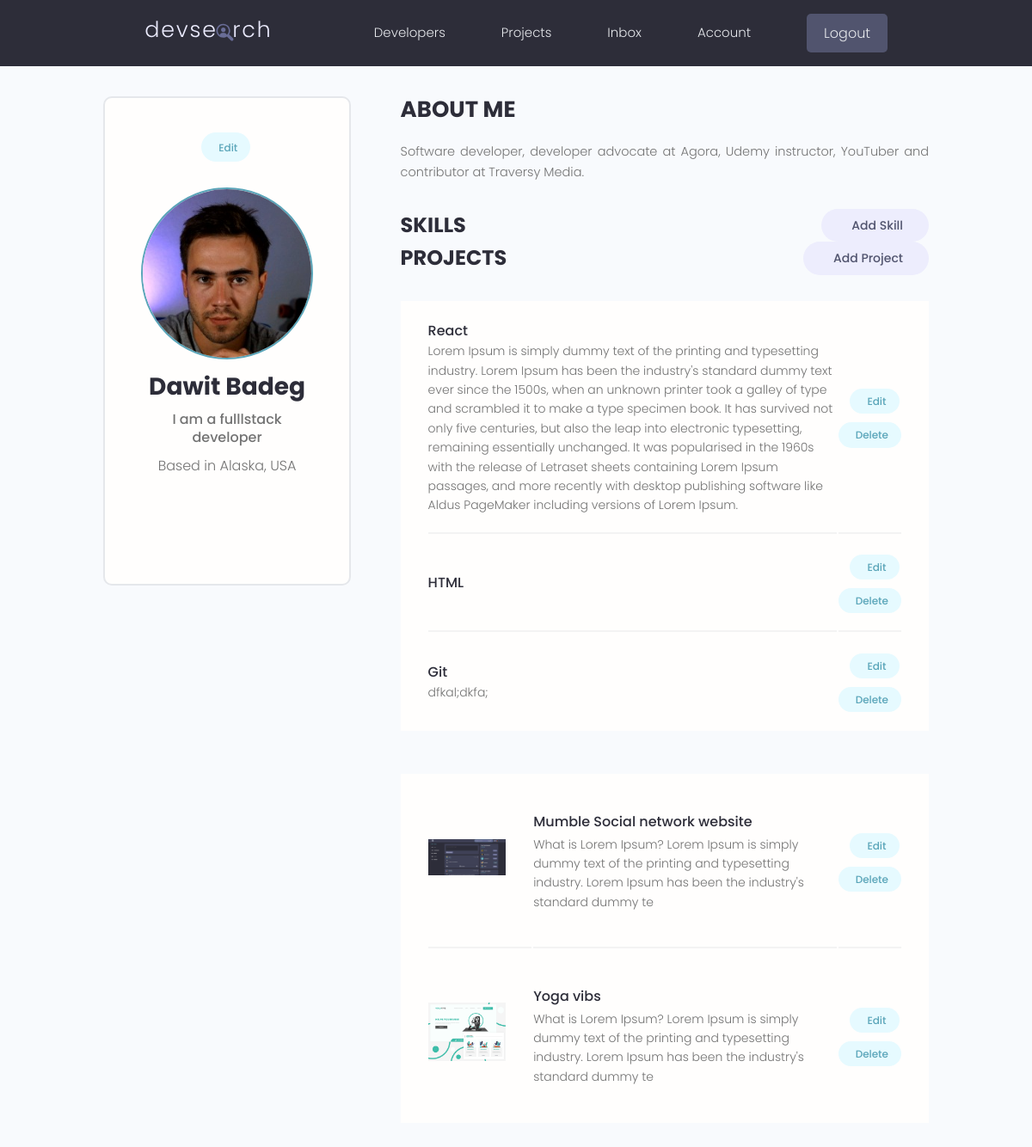
The app's page /account/ (signed in) with its own data.
### users/models.py (models this page shows, shortened)
class Profile(models.Model):
    user = models.OneToOneField(User, on_delete=models.CASCADE, null=True, blank=True)
    name = models.CharField(max_length=200, blank=True, null=True)
    email = models.EmailField(max_length=500, blank=True, null=True)
    username = models.CharField(max_length=200, blank=True, null=True)
    location = models.CharField(max_length=200, blank=True, null=True)
    short_intro = models.CharField(max_length=200, blank=True, null=True)
    bio = models.TextField(blank=True, null=True)
    profile_image = models.ImageField(null=True, blank=True, upload_to='profiles/', default="profiles/user-default.png")
    social_github = models.CharField(max_length=200, blank=True, null=True)
    social_twitter = models.CharField(max_length=200, blank=True, null=True)
    social_linkedin = models.CharField(max_length=200, blank=True, null=True)
    social_youtube = models.CharField(max_length=200, blank=True, null=True)
    social_website = models.CharField(max_length=200, blank=True, null=True)
    created = models.DateTimeField(auto_now_add=True)
    id = models.UUIDField(default=uuid.uuid4, unique=True,
                          primary_key=True, editable=False)

class Skill(models.Model):
    owner = models.ForeignKey(Profile, on_delete=models.CASCADE, null=True, blank=True)
    name = models.CharField(max_length=200, blank=True, null=True)
    description = models.TextField(null=True, blank=True)
    created = models.DateTimeField(auto_now_add=True)
    id = models.UUIDField(default=uuid.uuid4, unique=True,
                          primary_key=True, editable=False)

### projects/models.py (models this page shows, shortened)
class Project(models.Model):
    owner = models.ForeignKey(Profile, null=True, blank=True, on_delete=models.SET_NULL)
    title = models.CharField(max_length=200)
    description = models.TextField(null=True, blank=True)
    featured_image = models.ImageField(null=True, blank=True, default="default.jpg")
    demo_link = models.CharField(max_length=2000, null=True, blank=True)
    source_link = models.CharField(max_length=2000, null=True, blank=True)
    tags = models.ManyToManyField('Tag', blank=True)
    vote_total = models.IntegerField(default=0, null=True, blank=True)
    vote_ratio = models.IntegerField(default=0, null=True, blank=True)
    created = models.DateTimeField(auto_now_add=True)
    id = models.UUIDField(default=uuid.uuid4, unique=True,
                          primary_key=True, editable=False)

### users/views.py (the view)
# urls.py: path('account/', views.userAccount, name="account"),
@login_required(login_url='login')
def userAccount(request):
    profile = request.user.profile
    skills = profile.skill_set.all()
    projects = profile.project_set.all()
    context = {'profile':profile, 'skills':skills, 'projects':projects}
    return render(request, 'users/account.html', context)

### users/templates/users/account.html (shortened to what this page needs)
{% extends 'main.html' %}
{% block content %}
  <main class="settingsPage profile my-md">
    <div class="container">
      <div class="layout">
        <div class="column column--1of3">
          <div class="card text-center">
            <div class="card__body dev">
              <a class="tag tag--pill tag--main settings__btn" href="{% url 'edit-account' %}"> Edit</a>
              <img class="avatar avatar--xl dev__avatar" src="{{profile.profile_image.url}}" />
              <h2 class="dev__name">{{profile.name}}</h2>
              <p class="dev__title">{{profile.short_intro}}</p>
              <p class="dev__location">Based in {{profile.location}}</p>
              <ul class="dev__social">
              </ul>
            </div>
          </div>
        </div>
        <div class="column column--2of3">
          <div class="devInfo">
            <h3 class="devInfo__title">About Me</h3>
            <p class="devInfo__about">
              {{profile.bio}}
            </p>
          </div>
          <div class="settings">
            <h3 class="settings__title">Skills</h3>
            <a class="tag tag--pill tag--sub settings__btn tag--lg" href="#"> Add Skill</a>
          </div>
          <table class="settings__table">
            {% for skill in skills %}
            <tr>
              <td class="settings__tableInfo">
                <h4>{{skill.name}}</h4>
                <p>
                  {{skill.description}}
                </p>
              </td>
              <td class="settings__tableActions">
                <a class="tag tag--pill tag--main settings__btn" href="#"> Edit</a>
                <a class="tag tag--pill tag--main settings__btn" href="#">
                  Delete</a>
              </td>
            </tr>
            {% endfor %}
          <div class="settings">
            <h3 class="settings__title">Projects</h3>
            <a class="tag tag--pill tag--sub settings__btn tag--lg" href="#"> Add Project</a>
          </div>
          <table class="settings__table">
            {% for project in projects %}
            <tr>
              <td class="settings__thumbnail">
                <a href="{% url 'project' project.id %}"><img src="{{project.featured_image.url}}" alt="Project Thumbnail" /></a>
              </td>
              <td class="settings__tableInfo">
                <a href="{% url 'project' project.id %}">{{project.title}}</a>
                <p>
                  {{project.description|slice:"150"}}
                </p>
              </td>
              <td class="settings__tableActions">
                <a class="tag tag--pill tag--main settings__btn" href="#"> Edit</a>
                <a class="tag tag--pill tag--main settings__btn" href="#">
                  Delete</a>
              </td>
            </tr>
            {% endfor %}
          </table>
        </div>
      </div>
    </div>
  </main>
{% endblock content %}

### static/styles/app.css (style rules this page uses)
:root { --color-sub: #2d2d39; }
.card { border: 2px solid var(--color-light); }
img { width: 100%; }
.profile .card > .dev { padding: 4rem; }
.dev__avatar { display: block; margin: auto; }
.dev__name { color: var(--color-sub); font-size: 2.8rem; font-weight: 700; margin-top: 1rem; margin-bottom: 0.5rem; }
.dev__title { font-size: 1.6rem; font-weight: 500; line-height: 1.3; }
.dev__location { margin-top: 1rem; }
.dev__social { margin: 3rem 0; list-style: none; display: flex; justify-content: center; gap: 1.5rem; }
.devInfo { margin-bottom: 3rem; }
.devInfo__title, .devInfo__subtitle { font-size: 2.6rem; color: var(--color-sub); text-transform: uppercase; font-weight: 700; margin-bottom: 1.5rem; }
.devInfo__about, .devSkill__info { font-size: 1.45rem; line-height: 1.7; text-align: justify; }
.settingsPage .dev > .settings__btn { display: inline-block; margin-bottom: 3rem; }
.settings { display: flex; justify-content: space-between; align-items: center; }
.settings__title { font-size: 2.4rem; text-transform: uppercase; font-weight: 700; color: var(--color-sub); }
.settings__table { margin-top: 3rem; margin-bottom: 5rem; padding: 0 3rem; background: var(--color-white); }
.settings__table tr { width: 100%; }
.settings__table tr > td { padding: 2rem 0; }
.settings__table tr:not(:last-child) td { border-bottom: 2px solid var(--color-white-light); }
.settings__thumbnail { width: 23%; min-width: 10rem; }
.settings__thumbnail img { padding-right: 3rem; height: 15rem; object-fit: contain; }
.settings__tableInfo { width: 100%; }
.settings__tableInfo h4, .settings__tableInfo a { padding-right: 1rem; width: auto; font-size: 1.6rem; font-weight: 500; color: var(--color-sub); }
.settings__tableInfo p { font-size: 1.4rem; }
.settings__tableActions { text-align: right; }

### static/uikit/styles/modules/_variables.css (style rules this page uses)
:root { --color-main: #5aa5b9; --color-main-light: #e6faff; --color-sub: #3f4156; --color-sub-light: #51546e; --color-sub-lighter: #ededfd; --color-text: #737373; --color-gray: #8b8b8b; --color-light: #e5e7eb; --color-light-gray: #767676; --color-bg: #f8fafd; --color-white: #fffefd; --color-white-light: #f3f3f3; --color-success: #359e64; --color-success-bg: #def8e8; --color-error: #fc4b0b; --color-error-bg: #fff2ee; --font-base: 'Poppins', arial, helvetica, 'Segoe UI', roboto, ubuntu, sans-serif; --font-monospace: 'Fira Code', 'Courier New', courier, monospace; --font-regular: 300; --font-medium: 500; --font-bold: 700; --generic-shadow: 1px 1px 5px #00000010; --generic-transition: all 0.3s ease-in-out; }

### static/uikit/styles/modules/_base.css (style rules this page uses)
* { margin: 0; padding: 0; box-sizing: border-box; text-rendering: optimizeLegibility; color: inherit; font-size: inherit; }
html { font-size: 50%; }
@media only screen and (min-width: 480px) { html { font-size: 56.25%; } }
@media only screen and (min-width: 1200px) { html { font-size: 62.5%; } }
body { line-height: 1.6; font-weight: 400; font-size: 1.5rem; color: var(--color-text); background-color: var(--color-bg); min-height: 100vh; }

### static/uikit/styles/modules/_typography.css (style rules this page uses)
* { font-family: var(--font-base); }
h2 { font-size: 3.6rem; font-weight: var(--font-bold); }
h3 { font-size: 3.2rem; font-weight: var(--font-medium); }
h4 { font-size: 2.8rem; font-weight: var(--font-medium); }
p, span, strong { font-size: 1.6rem; color: var(--color-text); font-weight: var(--font-regular); }
a { padding-bottom: 2px; text-decoration: none; display: inline-block; color: var(--color-main); font-weight: var(--font-medium); }

### static/uikit/styles/modules/_utilities.css (style rules this page uses)
.container { width: 92%; max-width: 165rem; margin: 0 auto; box-sizing: border-box; }
@media screen and (min-width: 1000px) { .container { width: 90%; } }
@media screen and (min-width: 1200px) { .container { width: 80%; } }
.text-center { text-align: center; }
.my-md { margin: 3rem auto; }

### static/uikit/styles/modules/_avatar.css (style rules this page uses)
.avatar { border-radius: 50%; border: 2px solid var(--color-main); object-fit: cover; }
.avatar--xl { height: 20rem; width: 20rem; }

### static/uikit/styles/modules/_card.css (style rules this page uses)
.card { border-radius: 1rem; background-color: var(--color-white); border: 1.5px solid var(--color-light); width: auto; height: auto; margin-top: 0.5rem; margin-bottom: 0.5rem; overflow: hidden; }
.card__body, .card__header { padding: 2rem 2.5rem; }

### static/uikit/styles/modules/_layout.css (style rules this page uses)
.layout { display: flex; flex-flow: row wrap; justify-content: space-between; }
.layout > .column { margin-bottom: 3rem; }
.layout > .column.column--1of3 { flex-basis: 30%; }
.layout > .column.column--2of3 { flex-basis: 64%; }

### records on screen
Profile: profile_image (picture), name "Dawit Badeg", short_intro "I am a fulllstack developer", location "Alaska, USA", bio "Software developer, developer advocate at Agora, Udemy instructor, YouTuber and contributor at Traversy Media."
Skill: name "React", description "Lorem Ipsum is simply dummy text of the printing and typesetting industry. Lorem Ipsum has been the industry's standard dummy text ever since the 1500s, when an unknown printer took a galley of type and scrambled it to make a type specimen book. It has survived not only five centuries, but also the leap into electronic typesetting, remaining essentially unchanged. It was popularised in the 1960s with the release of Letraset sheets containing Lorem Ipsum passages, and more recently with desktop publishing software like Aldus PageMaker including versions of Lorem Ipsum."
Skill: name "HTML"
Skill: name "Git", description "dfkal;dkfa;"
Project: featured_image (picture), title "Mumble Social network website", description "What is Lorem Ipsum? Lorem Ipsum is simply dummy text of the printing and typesetting industry. Lorem Ipsum has been the industry's standard dummy te"
Project: featured_image (picture), title "Yoga vibs", description "What is Lorem Ipsum? Lorem Ipsum is simply dummy text of the printing and typesetting industry. Lorem Ipsum has been the industry's standard dummy te"
